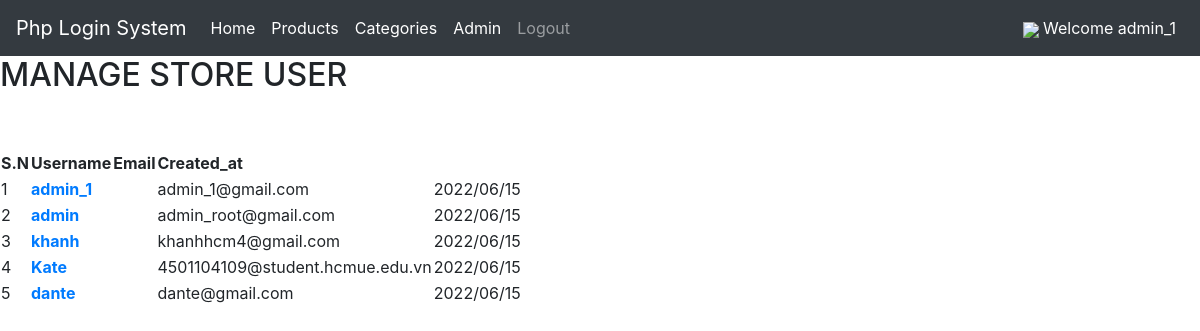
The page /Admin/manage_admin.php (signed in) on the database its author committed.
### tables this page shows
CREATE TABLE `users` (
  `id` int(11) NOT NULL,
  `username` varchar(50) NOT NULL,
  `email` varchar(100) NOT NULL,
  `password` text NOT NULL,
  `role` tinyint(1) NOT NULL DEFAULT 0,
  `created_at` timestamp NOT NULL DEFAULT current_timestamp() ON UPDATE current_timestamp()
);

### Admin/manage_admin.php (the view)
<?php
require "../component/header.php";
?>
<div class="main-concept">
        <div class="wapper">
            <h2>MANAGE STORE USER</h2>
            <br>
            <br>
            <table class="format-table">
                <tr>
                        <th>S.N</th>
                        <th>Username</th>
                        <th>Email</th>
                        <th>Created_at</th>
                    </tr>
                <?php
                $sql = "SELECT * FROM users";
                $res = mysqli_query($conn, $sql);
                if ($res == true) {
                    $count = mysqli_num_rows($res);
                    $sn = 1;
                    if ($count > 0) {
                        while ($row = mysqli_fetch_assoc($res)) {
                            $id_user = $row["id"];
                            $role_user = $row["role"];
                            $username = $row["username"];
                            $email = $row["email"];
                            $created_at = $row["created_at"];
                            ?>
                                <tr>
                                <td><?php echo $sn++; ?></td>
                                <td>
                                  <a href="show_product_user.php?id_user=<?php echo $id_user; ?>&&role_user=<?php echo $role_user; ?> " class="btn-update"><b>  <?php echo $username; ?></b></a>
                              </td>
                                <td>
                                </td>
                                <td><?php echo $email; ?></td>
                                <td><?php
                                $date = date_create($created_at);
                                echo date_format($date, "Y/m/d");
                                ?></td>
                            </tr>
                                <?php
                        }
                    } else {
                        echo '<div class="notification-success-update">DataBase Not Data</div>';
                    }
                } else {
                    echo "Cannot Connect To DataBase";
                }
                ?>
            </table>
        </div>
    </div>
<?php include "../component/footer.php"; ?>

### rows shown on the page
users: username "admin_1", email "admin_1@gmail.com", created_at "2022/06/15"
users: username "admin", email "admin_root@gmail.com", created_at "2022/06/15"
users: username "khanh", email "khanhhcm4@gmail.com", created_at "2022/06/15"
users: username "Kate", email "4501104109@student.hcmue.edu.vn", created_at "2022/06/15"
users: username "dante", email "dante@gmail.com", created_at "2022/06/15"

### other values the page prints
$_SESSION["username"] "admin_1"
